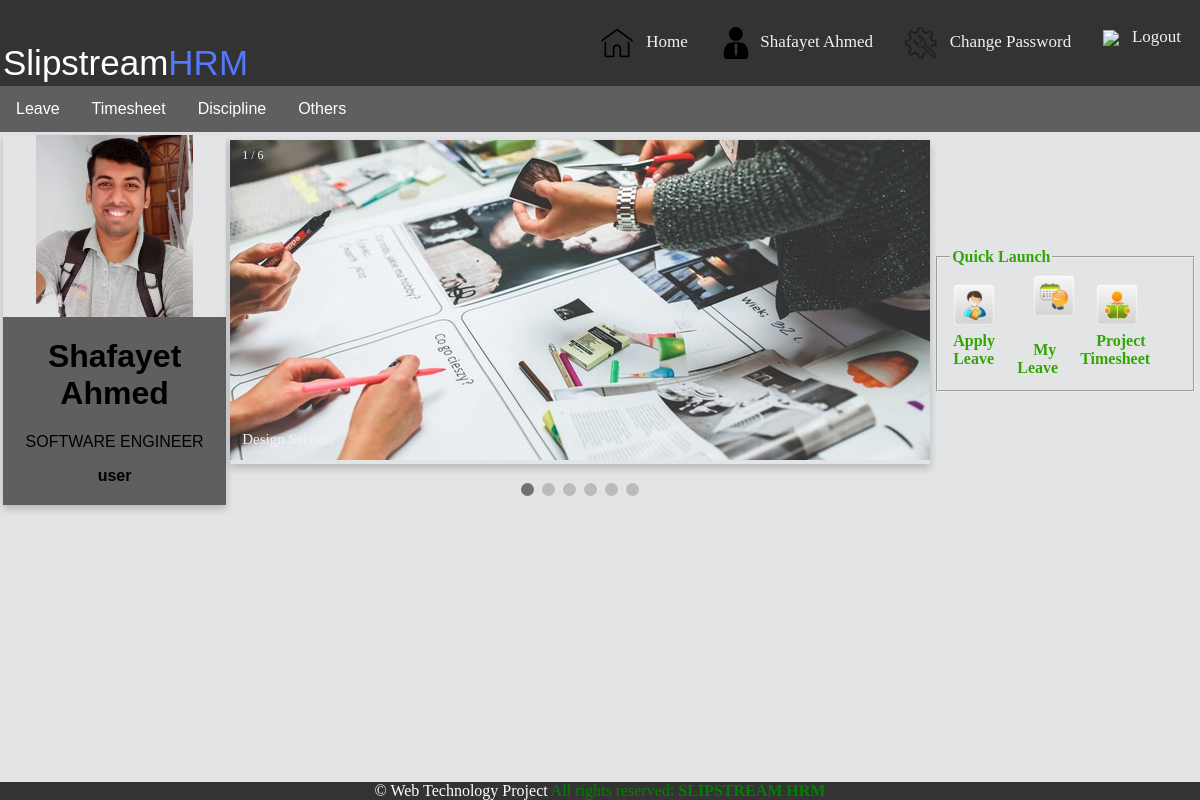
The page /?user_home_show (signed in) on the database its author committed.
### tables this page shows
CREATE TABLE `user` (
  `id` int(100) NOT NULL,
  `user_id` varchar(250) DEFAULT NULL,
  `name` varchar(250) DEFAULT NULL,
  `password` varchar(200) DEFAULT NULL,
  `email` varchar(200) DEFAULT NULL,
  `salary` int(100) DEFAULT NULL,
  `user_type` varchar(100) DEFAULT NULL,
  `user_image` varchar(250) DEFAULT NULL,
  `job_title` varchar(200) DEFAULT NULL,
  `sub_unit` varchar(200) DEFAULT NULL,
  `married` varchar(200) DEFAULT NULL,
  `workshift` varchar(200) DEFAULT NULL,
  `smoker` varchar(100) DEFAULT NULL,
  `dob` varchar(200) DEFAULT NULL,
  `gender` varchar(100) DEFAULT NULL
);

### lib/data_access_helper.php (called while the page is built, shortened)
<?php
	$serverName = "localhost";
	$userName = "root";
	$dbName = "slipstream_hrm_system";
	function executeNonQuery($query){
		global $serverName, $userName, $password, $dbName;
		$result = false;
		$connection = mysqli_connect($serverName, $userName, "", $dbName);
		if($connection){
			$result = mysqli_query($connection, $query);
		}
		return $result;
	}
	function executeQuery($query){
		return executeNonQuery($query);
	}
?>

### data/homeEmployee_data_access.php (called while the page is built, shortened)
<?php require_once(APP_ROOT."/lib/data_access_helper.php") ?>
<?php
	function getUserByNameFromDb($name){
		$query = "SELECT * FROM user WHERE name='$name'";
		$result = executeQuery($query);
		$user = null;
		if($result){
			$user = mysqli_fetch_assoc($result);
		}
		return $user;
	}
?>

### core/homeEmployee_service.php (called while the page is built, shortened)
<?php require_once(APP_ROOT."/data/homeEmployee_data_access.php") ?>
<?php
     function getUserByName($user){
        return getUserByNameFromDb($user);
    }
?>

### app/view/user/home.php (the view, shortened to what this page needs)
<!DOCTYPE HTML PUBLIC "-//W3C//DTD HTML 4.01//EN" "http://www.w3.org/TR/html4/strict.dtd">
<html>
<head>
</head>
<body bgcolor="#e3e4e5">
	<table>
		<tbody>
			<tr>
				<td style="width: 30%">
					<div class="card">
					<?php echo "<img src='/Slipstream_HRM_System/app/view/Images/User_Images/".$userList['user_image']."' alt='John' style='width: 70%' align='center'>"; ?>
					  <div class="container">
					    <h1><?php echo "$userList[name]"; ?></h1>
					    <p class="title"><?php echo "$userList[job_title]"; ?></p>
					    <p size="5"><b><?php echo "$userList[user_type]"; ?><b></p>
					</div>
				</td>
				<td>
					<div class='slideshow-container'>
						<div class='mySlides fade'>
							<div class='numbertext'>1 / 6</div>
							<img src='/Slipstream_HRM_System/app/view/Images/Slider_Images/Slider_Picture_1.jpg' style='width: 700px; height: 320px'>
							<div class='text'>Design Section</div>
						</div>
					</div> <br/>
					<div style='text-align:center'>
						<span class='dot'></span>
						<span class='dot'></span>
						<span class='dot'></span>
						<span class='dot'></span>
						<span class='dot'></span>
						<span class='dot'></span>
					</div>
				</td>
				<td style="width: 30%" >
				<form align="top" style="color: #33A606;">
  <fieldset >
    <legend><center><b>Quick Launch</b></center></legend>
<table>
<tbody>
<tr>
<td>
    <a href="/Slipstream_HRM_System/?user_leave_apply">
  <img src="http://localhost/Slipstream_HRM_System/app/view/Images/App_Theme/ApplyLeave.png" alt="Apply Leave Leave" style="width:42px;height:42px;border:0;">
</a> &nbsp &nbsp <br><b>Apply Leave</b>
  </td>
  <td>
   &nbsp &nbsp <a href="/Slipstream_HRM_System/?user_leave_show">
  <img src="http://localhost/Slipstream_HRM_System/app/view/Images/App_Theme/MyLeave.png" alt="My Leave" style="width:42px;height:42px;border:0;">
</a> &nbsp &nbsp <br><b> &nbsp &nbsp My Leave</b>
</td>
 <td>
     &nbsp &nbsp <a href="/Slipstream_HRM_System/?user_project_own">
  <img src="http://localhost/Slipstream_HRM_System/app/view/Images/App_Theme/MyTimesheet.png" alt="My project" style="width:42px;height:42px;border:0;">
</a> &nbsp &nbsp <br><b> &nbsp &nbsp Project Timesheet</b>
</td>
   </tr>
    </tbody>
    </table>
  </fieldset>
</form>
				</td>
			</tr>
		</tbody>
	</table>
	<div class="footer non-printable">&copy; Web Technology Project <span style="color:green">All rights reserved: <strong>SLIPSTREAM HRM</strong></span>
</div>
</body>
</html>

### app/view/css/header.css (style rules this page uses)
body { margin:0; }

### app/view/css/menu.css (style rules this page uses)
.container { overflow: hidden; background-color: #5f5f5f; font-family: Arial; }

### app/view/user/home.php (style rules this page uses)
.card { box-shadow: 0 4px 8px 0 rgba(0, 0, 0, 0.2); max-width: 310px; margin: auto; text-align: center; font-family: arial; }
.container::after { content: ""; clear: both; display: table; }
a { text-decoration: none; font-size: 22px; color: black; }
.slideshow-container { box-shadow: 0 4px 8px 0 rgba(0, 0, 0, 0.2); position: relative; margin: auto; }
.text { color: #f2f2f2; font-size: 15px; padding: 8px 12px; position: absolute; bottom: 8px; width: 100%; text-align: left; }
.numbertext { color: #f2f2f2; font-size: 12px; padding: 8px 12px; position: absolute; top: 0; }
.dot { height: 13px; width: 13px; margin: 0 2px; background-color: #bbb; border-radius: 50%; display: inline-block; transition: background-color 0.6s ease; }
.active { background-color: #717171; }
.fade { -webkit-animation-name: fade; -webkit-animation-duration: 1.5s; animation-name: fade; animation-duration: 1.5s; }
.footer { width:100%; position:fixed; bottom:0; margin-bottom: 0px; background-color:#333; text-align: center; color: white; }

### rows shown on the page
user: user_image (picture), name "Shafayet Ahmed", job_title "SOFTWARE ENGINEER", user_type "user"

### other values the page prints
$_SESSION[name] "Shafayet Ahmed"
